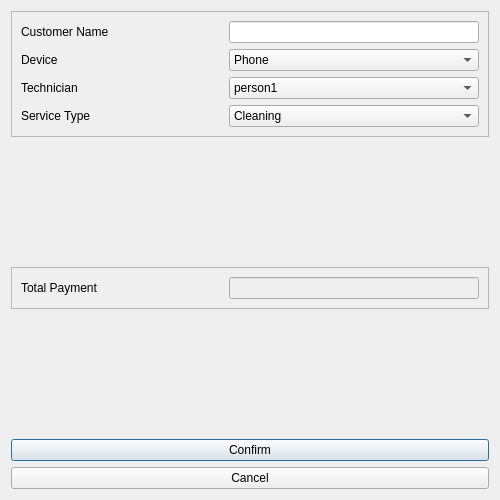
<?xml version="1.0" encoding="UTF-8"?>
<ui version="4.0">
 <class>ServiceReportDialog</class>
 <widget class="QDialog" name="ServiceReportDialog">
  <property name="geometry">
   <rect>
    <x>0</x>
    <y>0</y>
    <width>500</width>
    <height>500</height>
   </rect>
  </property>
  <property name="minimumSize">
   <size>
    <width>500</width>
    <height>500</height>
   </size>
  </property>
  <property name="maximumSize">
   <size>
    <width>500</width>
    <height>500</height>
   </size>
  </property>
  <property name="windowTitle">
   <string>Service Report</string>
  </property>
  <layout class="QVBoxLayout" name="verticalLayout_4">
   <item>
    <widget class="QFrame" name="frame">
     <property name="frameShape">
      <enum>QFrame::StyledPanel</enum>
     </property>
     <property name="frameShadow">
      <enum>QFrame::Raised</enum>
     </property>
     <layout class="QVBoxLayout" name="verticalLayout">
      <item>
       <layout class="QHBoxLayout" name="horizontalLayout">
        <item>
         <widget class="QLabel" name="customerName">
          <property name="text">
           <string>Customer Name</string>
          </property>
         </widget>
        </item>
        <item alignment="Qt::AlignRight">
         <widget class="QLineEdit" name="customerNameInput">
          <property name="minimumSize">
           <size>
            <width>250</width>
            <height>0</height>
           </size>
          </property>
         </widget>
        </item>
       </layout>
      </item>
      <item>
       <layout class="QHBoxLayout" name="horizontalLayout_2">
        <item>
         <widget class="QLabel" name="device">
          <property name="text">
           <string>Device</string>
          </property>
         </widget>
        </item>
        <item>
         <widget class="QComboBox" name="deviceDropdown">
          <property name="minimumSize">
           <size>
            <width>250</width>
            <height>0</height>
           </size>
          </property>
          <item>
           <property name="text">
            <string>Phone</string>
           </property>
          </item>
          <item>
           <property name="text">
            <string>Laptop</string>
           </property>
          </item>
          <item>
           <property name="text">
            <string>Desktop PC</string>
           </property>
          </item>
          <item>
           <property name="text">
            <string>Console</string>
           </property>
          </item>
         </widget>
        </item>
       </layout>
      </item>
      <item>
       <layout class="QHBoxLayout" name="horizontalLayout_3">
        <item>
         <widget class="QLabel" name="technician">
          <property name="text">
           <string>Technician</string>
          </property>
         </widget>
        </item>
        <item>
         <widget class="QComboBox" name="technicianDropdown">
          <property name="minimumSize">
           <size>
            <width>250</width>
            <height>0</height>
           </size>
          </property>
          <item>
           <property name="text">
            <string>person1</string>
           </property>
          </item>
          <item>
           <property name="text">
            <string>person2</string>
           </property>
          </item>
         </widget>
        </item>
       </layout>
      </item>
      <item>
       <layout class="QHBoxLayout" name="horizontalLayout_4">
        <item>
         <widget class="QLabel" name="serviceType">
          <property name="text">
           <string>Service Type</string>
          </property>
         </widget>
        </item>
        <item>
         <widget class="QComboBox" name="serviceTypeDropdown">
          <property name="minimumSize">
           <size>
            <width>250</width>
            <height>0</height>
           </size>
          </property>
          <item>
           <property name="text">
            <string>Cleaning</string>
           </property>
          </item>
          <item>
           <property name="text">
            <string>Repair</string>
           </property>
          </item>
          <item>
           <property name="text">
            <string>Upgrade</string>
           </property>
          </item>
         </widget>
        </item>
       </layout>
      </item>
     </layout>
    </widget>
   </item>
   <item>
    <spacer name="verticalSpacer">
     <property name="orientation">
      <enum>Qt::Vertical</enum>
     </property>
     <property name="sizeHint" stdset="0">
      <size>
       <width>20</width>
       <height>40</height>
      </size>
     </property>
    </spacer>
   </item>
   <item>
    <widget class="QFrame" name="frame_2">
     <property name="frameShape">
      <enum>QFrame::StyledPanel</enum>
     </property>
     <property name="frameShadow">
      <enum>QFrame::Raised</enum>
     </property>
     <layout class="QVBoxLayout" name="verticalLayout_2">
      <item>
       <layout class="QHBoxLayout" name="horizontalLayout_6">
        <item>
         <widget class="QLabel" name="total">
          <property name="text">
           <string>Total Payment</string>
          </property>
         </widget>
        </item>
        <item alignment="Qt::AlignRight">
         <widget class="QLineEdit" name="totalOutput">
          <property name="enabled">
           <bool>false</bool>
          </property>
          <property name="minimumSize">
           <size>
            <width>250</width>
            <height>0</height>
           </size>
          </property>
          <property name="readOnly">
           <bool>true</bool>
          </property>
         </widget>
        </item>
       </layout>
      </item>
     </layout>
    </widget>
   </item>
   <item>
    <spacer name="verticalSpacer_2">
     <property name="orientation">
      <enum>Qt::Vertical</enum>
     </property>
     <property name="sizeHint" stdset="0">
      <size>
       <width>20</width>
       <height>40</height>
      </size>
     </property>
    </spacer>
   </item>
   <item>
    <layout class="QVBoxLayout" name="verticalLayout_3">
     <item>
      <widget class="QPushButton" name="confirmButton">
       <property name="text">
        <string>Confirm</string>
       </property>
      </widget>
     </item>
     <item>
      <widget class="QPushButton" name="cancelButton">
       <property name="text">
        <string>Cancel</string>
       </property>
      </widget>
     </item>
    </layout>
   </item>
  </layout>
 </widget>
 <resources/>
 <connections/>
</ui>
